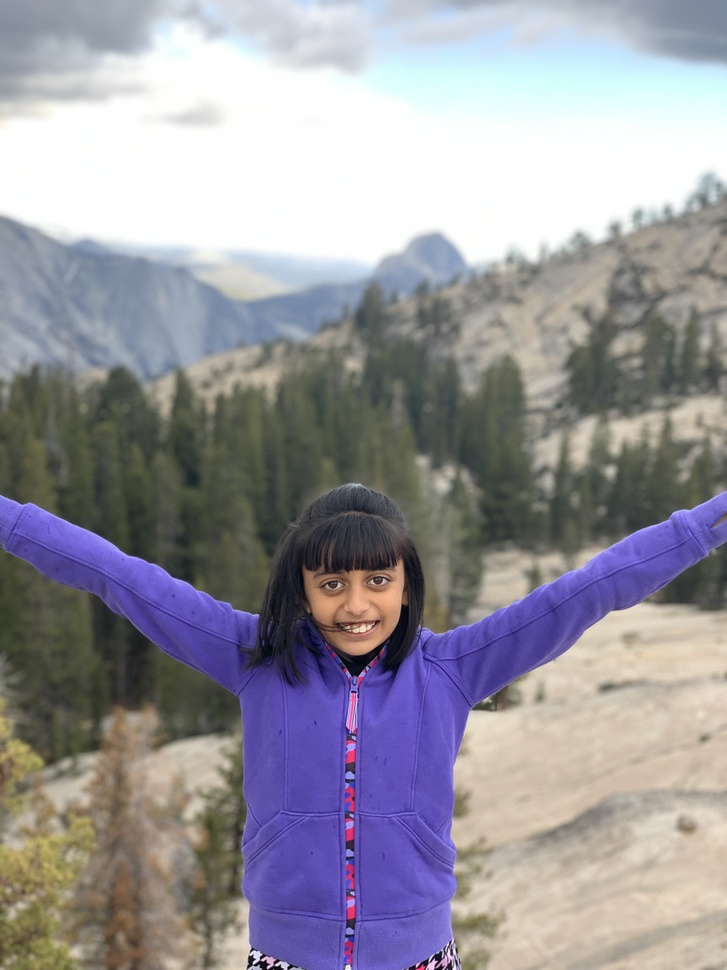
#> input picture RianaHands.jpeg, 727 x 970 px, shrunk from 3024 x 4032 before the run, found by its file name
$ python ColorPop.py
#> lines starting #> are read from the running program, lines starting #| are printed output that depends on the picture; after the words box and inside, x2 and y2 are one past the last pixel; in counts of white or black regions, pixels touching at a corner belong together
import cv2
import numpy as np

image = cv2.imread("/Users/akshatk/Coding/PersonalCoding/Intro2CV/RianaHands.jpeg")
#> image is the input picture: shape (970, 727, 3); mean B, G, R 156.7, 148.9, 151.4
image_gray = cv2.cvtColor(image, cv2.COLOR_BGR2GRAY)
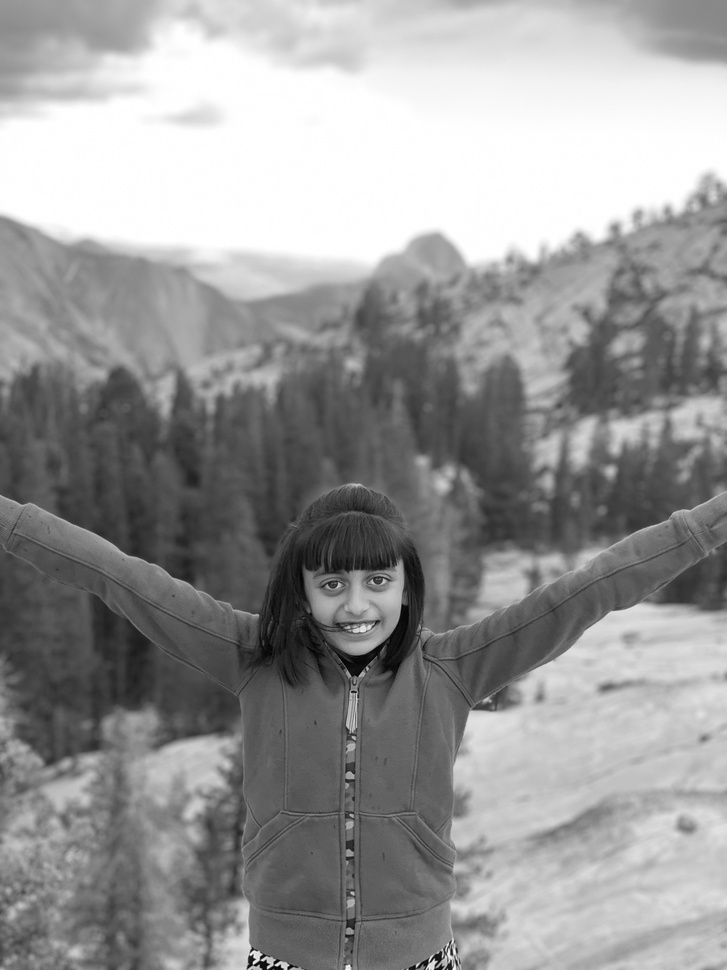
#> image_gray: shape (970, 727); min 2, max 255, mean 150.5

hsv = cv2.cvtColor(image, cv2.COLOR_BGR2HSV)
#> hsv: shape (970, 727, 3); mean H, S, V 58.3, 48.3, 168.1

lower_face = np.array([0, 50, 20])
upper_face = np.array([13, 255, 255])

lower_purple = np.array([120, 50, 20])
upper_purple = np.array([160, 255, 255])

mask_purple = cv2.inRange(hsv, lower_purple, upper_purple)
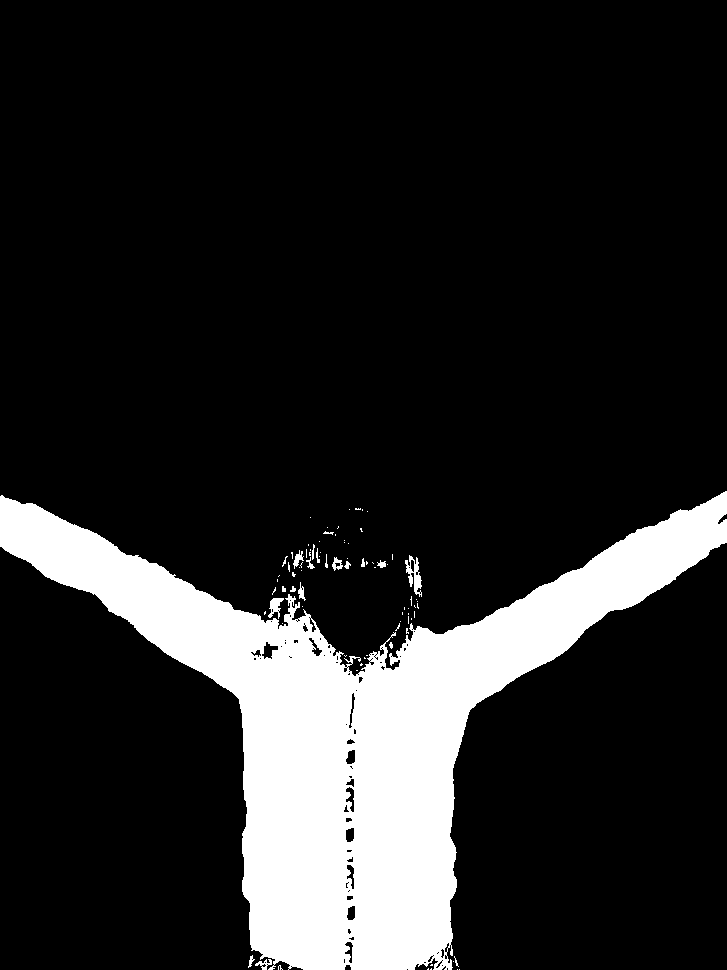
#> mask_purple: shape (970, 727); 15.1% white; 85 white regions (66 under 20 px), largest, box (x1, y1, x2, y2) and area: (0, 491, 727, 970) 105109, (405, 555, 422, 597) 320, (268, 598, 284, 619) 169
mask_face = cv2.inRange(hsv, lower_face, upper_face)
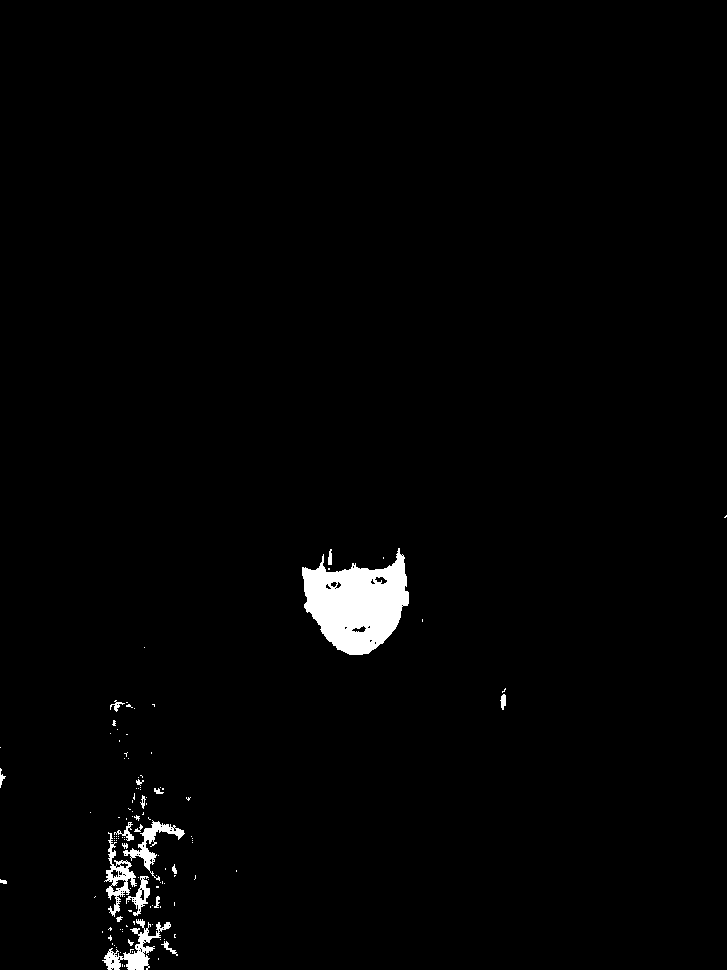
#> mask_face: shape (970, 727); 1.6% white; 120 white regions (99 under 20 px), largest, box (x1, y1, x2, y2) and area: (302, 548, 409, 655) 7179, (102, 919, 171, 970) 1068, (104, 832, 137, 917) 819
masks_added = cv2.add(mask_purple, mask_face)
#> masks_added: shape (970, 727); 16.7% white; 191 white regions (160 under 20 px), largest, box (x1, y1, x2, y2) and area: (0, 491, 727, 970) 112957, (102, 919, 171, 970) 1068, (104, 832, 137, 917) 819
mask_gray = cv2.bitwise_not(masks_added)

res_purple = cv2.bitwise_and(image, image, mask=mask_purple)
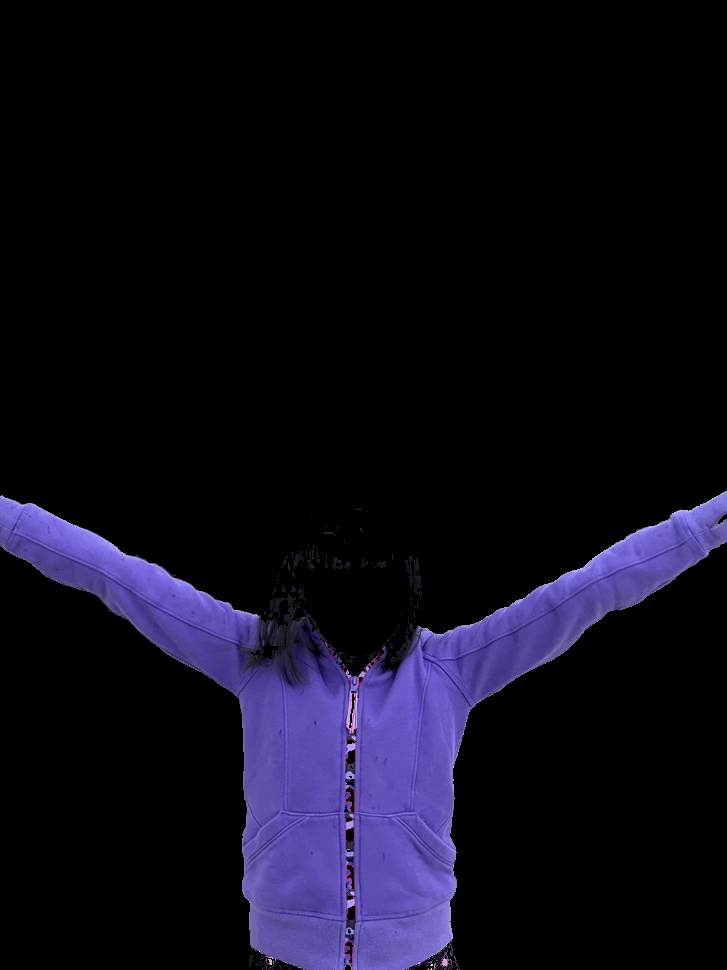
#> res_purple: shape (970, 727, 3); mean B, G, R 25.2, 11.9, 13.9
res_gray = cv2.bitwise_and(image_gray, image_gray, mask=mask_gray)
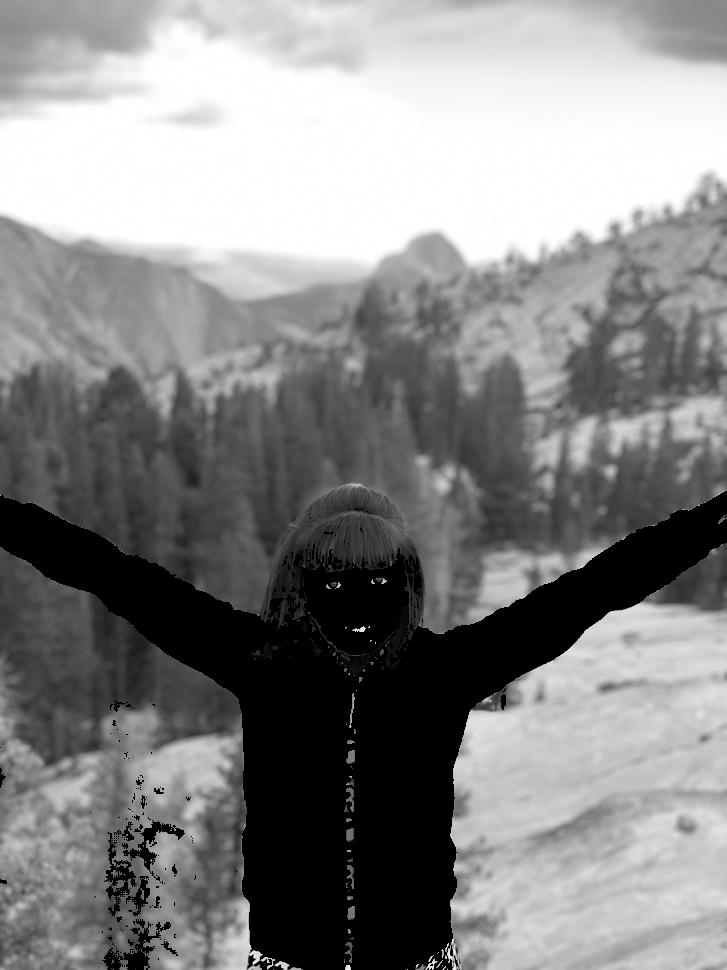
#> res_gray: shape (970, 727); min 0, max 255, mean 134.6
res_face = cv2.bitwise_and(image, image, mask = mask_face)
res_gray = np.stack((res_gray,)*3, axis = -1)
#> res_gray: shape (970, 727, 3)

final_image = cv2.add(res_purple, res_gray)
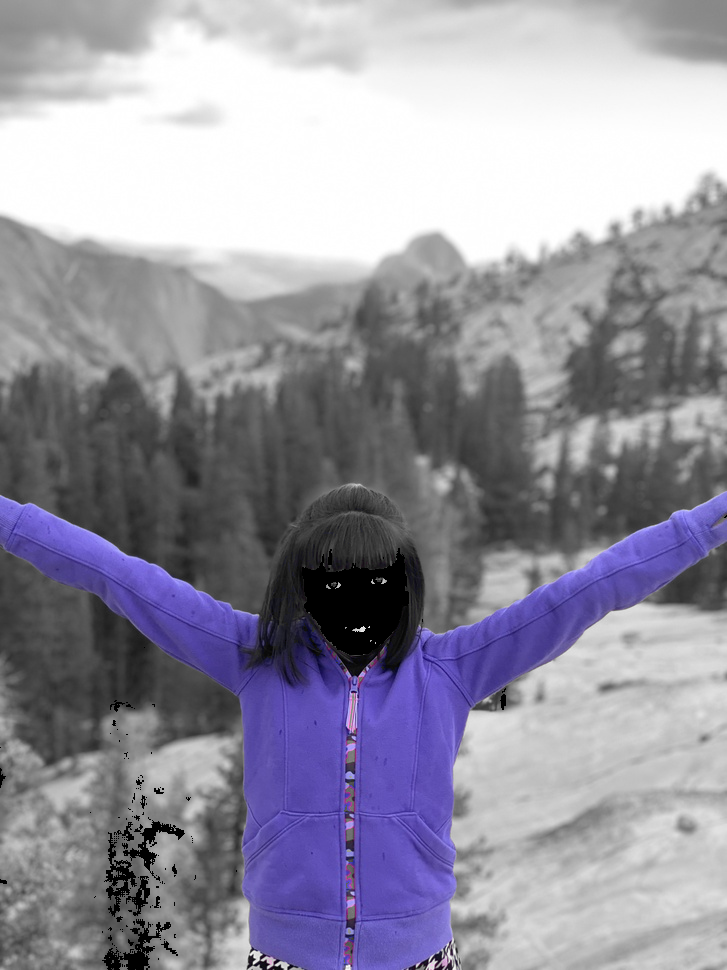
#> final_image: shape (970, 727, 3); mean B, G, R 159.8, 146.5, 148.5
final_image = cv2.add(final_image, res_face)

cv2.namedWindow("Original Image", cv2.WINDOW_NORMAL)
cv2.namedWindow("Final Image", cv2.WINDOW_NORMAL)

cv2.imshow("Original Image", image)
cv2.imshow("Final Image", final_image)

cv2.waitKey(0)
cv2.destroyAllWindows()


'''Making all colors black except for red'''
# [21 lines of commented-out code are left out]

$ run again, with Tomatoes.png saved as RianaHands.jpeg
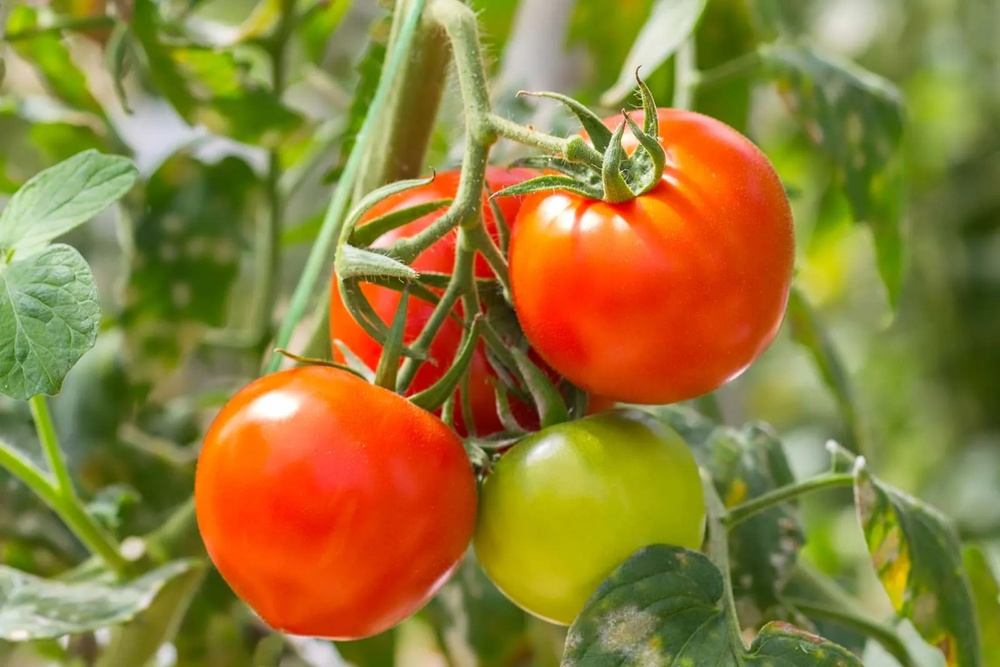
#> input picture Tomatoes.png, 1000 x 667 px, shrunk from 1600 x 1067 before the run, found by its file name
#> image is the input picture: shape (667, 1000, 3); mean B, G, R 57.2, 125.2, 145.9
#> hsv: shape (667, 1000, 3); mean H, S, V 30.8, 161.6, 156.9
#> mask_purple: shape (667, 1000); every value is 0
#> `mask_face = cv2.inRange(hsv, lower_face, upper_face)`:
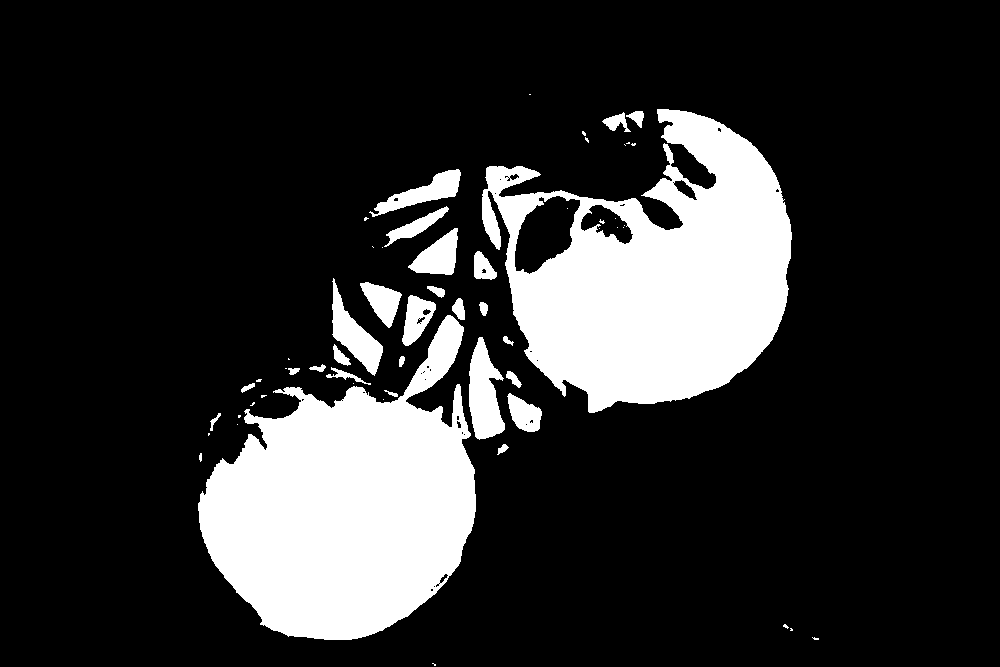
#> mask_face: shape (667, 1000); 18.4% white; 58 white regions (30 under 20 px), largest, box (x1, y1, x2, y2) and area: (198, 315, 476, 640) 54863, (482, 109, 792, 413) 54755, (469, 337, 505, 440) 2402
#> res_purple: shape (667, 1000, 3); every value is 0
#> `final_image = cv2.add(final_image, res_face)`:
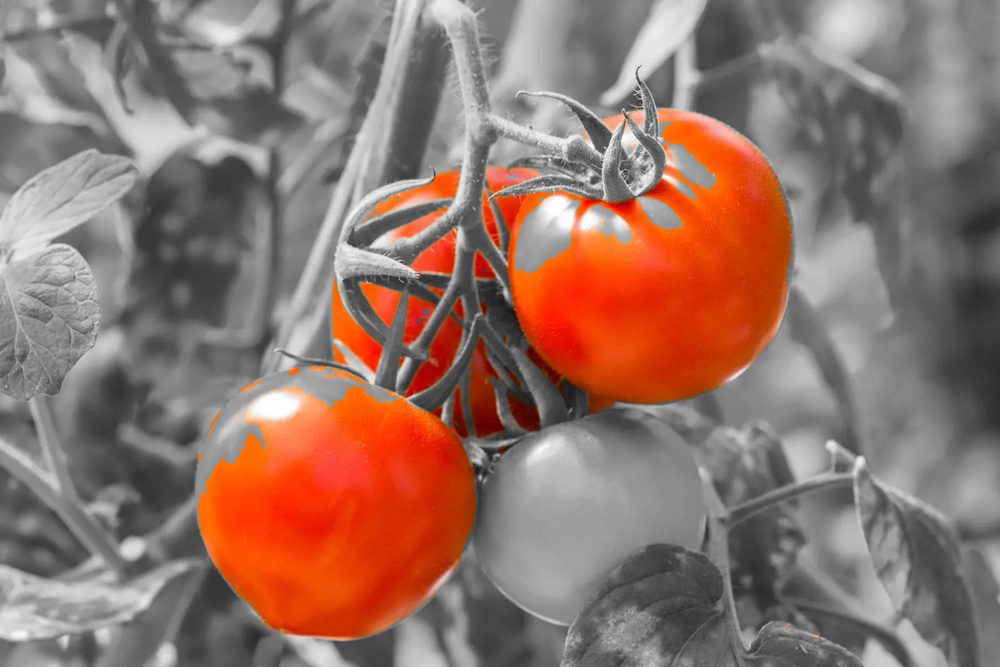
#> final_image: shape (667, 1000, 3); mean B, G, R 106.6, 116.3, 144.3
